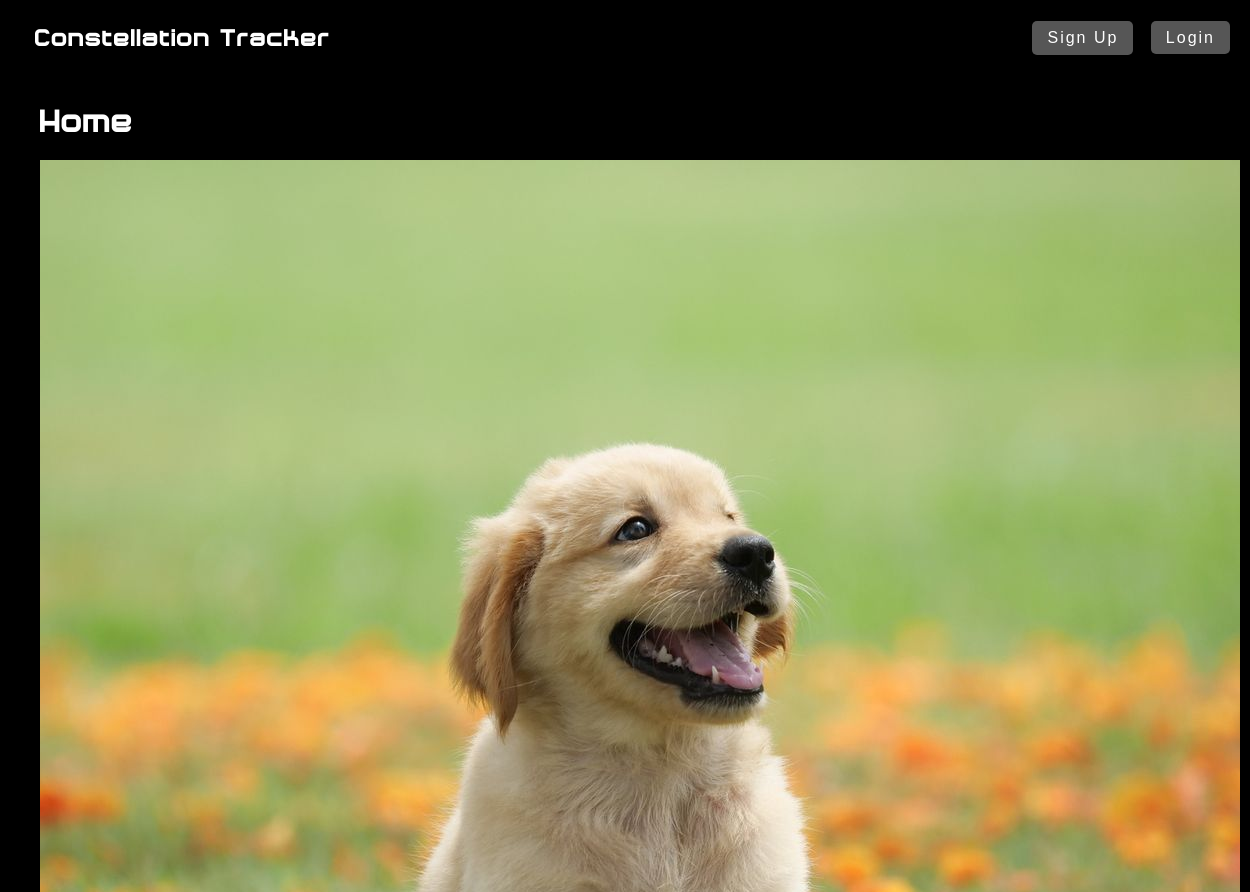
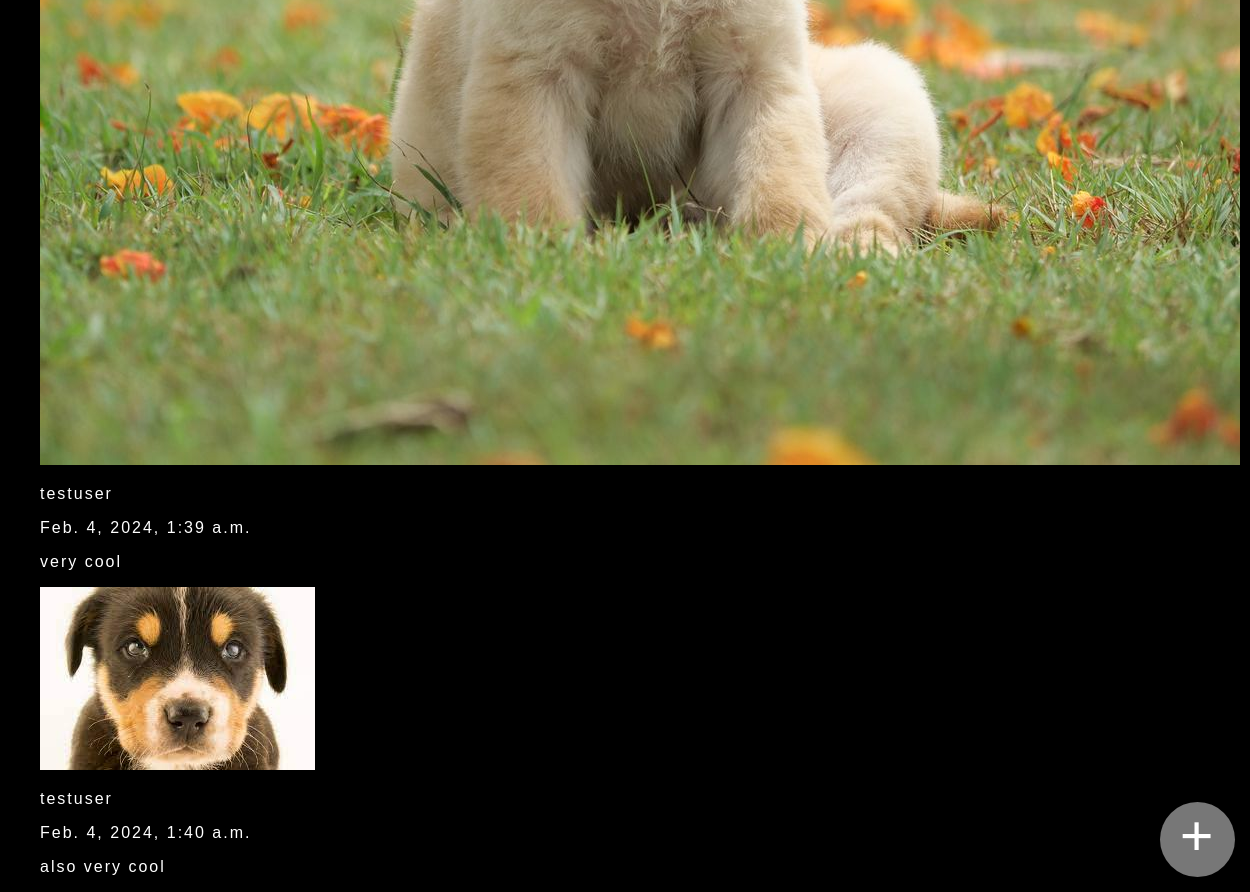
The page / on the database its author committed (2 pictures, top to bottom).
### core/models.py (models this page shows)
class Image(models.Model):
    image_id = models.AutoField(primary_key=True)
    user = models.ForeignKey(User, on_delete=models.CASCADE, related_name='curr_image')
    time_submitted = models.DateTimeField(auto_now_add=True)
    constellation_name = models.CharField(max_length=100)
    notes = models.TextField(max_length=1000)
    image = models.ImageField(upload_to='media/images/')
    score = models.IntegerField()

### core/views.py (the view)
# urls.py: path('', views.home, name='home'),
def home(request):
    images = Image.objects.all()
    user = request.user
    context = {
        'images': images,
        'user': user
    }
    return render(request, 'core/home.html', context)

### core/templates/core/home.html
{% extends "base.html" %}
{% block content %}
<div id="homepage">
<h1>Home</h1>
{% for image in images %}
    <img src="{{ image.image }}" alt="Constellation Name">
    <div class="info">
        <p>{{ image.user }}</p>
        <p>{{ image.time_submitted }}</p>
        <p>{{ image.notes }}</p>
    </div>
{% empty %}
<p id= "page-subhead">
  No uploaded constellations images.
</p>
{% endfor %}
<a id="image-submit-button" href="{% url 'submit' %}" style="text-decoration:none;">+</a>
</div>
{% endblock %}

### static/css/main.css (style rules this page uses)
p { font-family: sans-serif; }
#homepage { margin-left: 40px; }
h1 { color: white; font-family: "Pentagra", Times, serif; }
body { font-family: 'Trebuchet MS', 'Lucida Sans Unicode', 'Lucida Grande', 'Lucida Sans', Arial, sans-serif; color: white; margin-left: 0; padding: 0; background-color: #000000; letter-spacing: 2px; }
body { padding-top: 70px; }
#image-submit-button { border-width: 0px; border-radius: 50%; background-color: #777; color: #FFFFFF; box-shadow: 0px 4px 4px rgba(0, 0, 0, 0.25); text-align: center; width: 75px; height: 75px; position: fixed; bottom: 15px; right: 15px; font-size: 60px; font-family: 'Lora'; font-weight: 800; transition: background .2s ease-in-out; }

### templates/base.html (style rules this page uses)
body { margin-top: 20px; }

### rows shown on the page
Image: image (picture), user "testuser", time_submitted "Feb. 4, 2024, 1:39 a.m.", notes "very cool"
Image: image (picture), user "testuser", time_submitted "Feb. 4, 2024, 1:40 a.m.", notes "also very cool"
